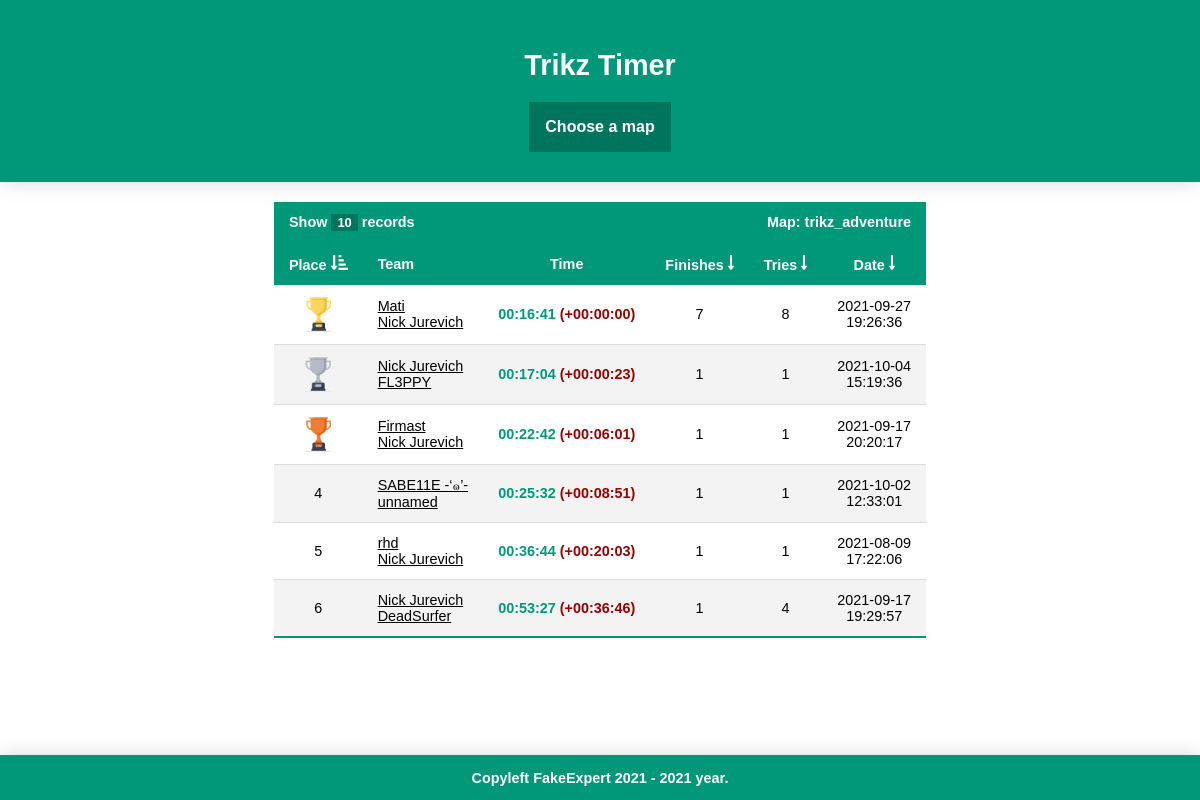
The app's page /, older data.
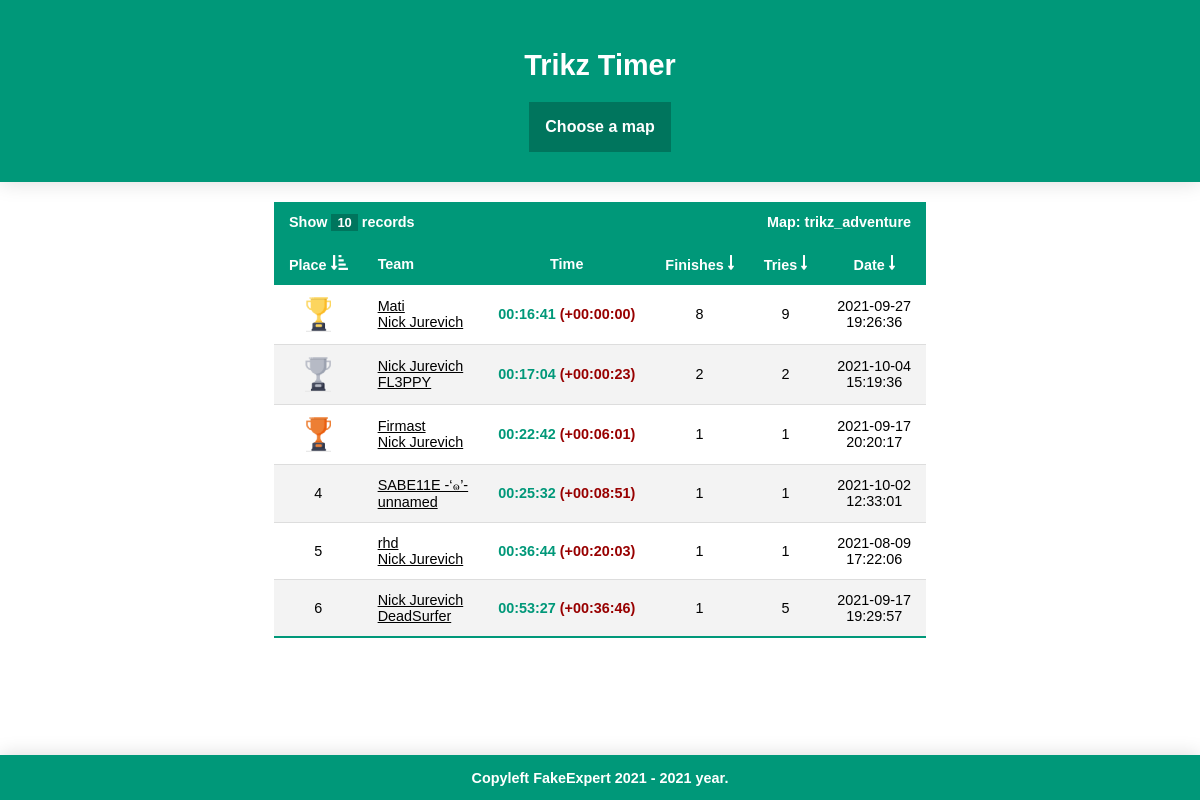
The same page, newer data.
### tables this page shows
CREATE TABLE `records` (
  `id` int(11) NOT NULL AUTO_INCREMENT,
  `playerid` int(11) DEFAULT NULL,
  `partnerid` int(11) DEFAULT NULL,
  `time` float DEFAULT NULL,
  `finishes` int(11) DEFAULT NULL,
  `tries` int(11) DEFAULT NULL,
  `cp1` float DEFAULT NULL,
  `cp2` float DEFAULT NULL,
  `cp3` float DEFAULT NULL,
  `cp4` float DEFAULT NULL,
  `cp5` float DEFAULT NULL,
  `cp6` float DEFAULT NULL,
  `cp7` float DEFAULT NULL,
  `cp8` float DEFAULT NULL,
  `cp9` float DEFAULT NULL,
  `cp10` float DEFAULT NULL,
  `points` int(11) DEFAULT NULL,
  `map` varchar(192) DEFAULT NULL,
  `date` int(11) DEFAULT NULL,
  PRIMARY KEY (`id`)
);

CREATE TABLE `users` (
  `id` int(11) NOT NULL AUTO_INCREMENT,
  `username` varchar(64) DEFAULT NULL,
  `steamid` int(11) DEFAULT NULL,
  `geoipcode2` varchar(64) DEFAULT NULL,
  `firstjoin` int(11) DEFAULT NULL,
  `lastjoin` int(11) DEFAULT NULL,
  `points` int(11) DEFAULT NULL,
  PRIMARY KEY (`id`)
);

### web/index.php (the view, shortened to what this page needs)
<html>
<body>
	<div class=header><h1>Trikz Timer</h1>
	<?php
		$db = mysqli_connect('78.84.184.120','fakeexpert','','fakeexpert') or die ('Error connecting to MySQL server.');
		echo "<div class=dropdown><button onclick=myFunction() class=dropbtn>Choose a map</button><div id=myDropdown class=dropdown-content>";
		echo "</div></div>";
	?>
	</div>
	<div class=content>
	<table class=styled-table>
		<thead>
			<?php
				echo "<tr><th colspan=2>Show <div class=dropdownlimit><button onclick=myFunction() class=dropbtnlimit>$_GET[limit]</button> records<div id=myDropdownlimit class=dropdown-contentlimit><a href=?limit=10>10</a><a href=?limit=25>25</a><a href=?limit=50>50</a></div></div></th><th></th><th colspan=3 style=text-align:right>Map: $_SESSION[map]</th></tr>";
			?>
			<tr>
				<?php
					if(isset($_GET['sort']))
					{
						if($_GET['sort'] == 1)
							echo "<th><center>Place <a href=?start=$_GET[start]&sort=0><img src=/sort/sort-amount-down-solid_icon.png></a></center></th>";
						else if($_GET['sort'] == 0)
							echo "<th><center>Place <a href=?start=0&sort=1><img src=/sort/sort-amount-down-alt-solid_icon.png></a></center></th>";
						else
							echo "<th><center>Place <a href=?start=0&sort=1><img src=/sort/sort-amount-down_icon.png></a></center></th>";
					}
					else
						echo "<th><center>Place <a href=?start=0&sort=1><img src=/sort/sort-amount-down-alt-solid_icon.png></a></center></th>";
					echo "<th>Team</th>";
					echo "<th><center>Time</center></th>";
					if(isset($_GET['sort']))
					{
						if($_GET['sort'] == 3)
							echo "<th><center>Finishes <a href=?start=$_GET[start]&sort=2><img src=/sort/sort-amount-down-solid_icon.png></a></center></th>";
						else if($_GET['sort'] == 2)
							echo "<th><center>Finishes <a href=?start=$_GET[start]&sort=3><img src=/sort/sort-amount-down-alt-solid_icon.png></a></center></th>";
						else
							echo "<th><center>Finishes <a href=?start=0&sort=3><img src=/sort/sort-amount-down_icon.png></a></center></th>";
						if($_GET['sort'] == 5)
							echo "<th><center>Tries <a href=?start=$_GET[start]&sort=4><img src=/sort/sort-amount-down-solid_icon.png></a></center></th>";
						else if($_GET['sort'] == 4)
							echo "<th><center>Tries <a href=?start=$_GET[start]&sort=5><img src=/sort/sort-amount-down-alt-solid_icon.png></a></center></th>";
						else
							echo "<th><center>Tries <a href=?start=0&sort=5><img src=/sort/sort-amount-down_icon.png></a></center></th>";
						if($_GET['sort'] == 7)
							echo "<th><center>Date <a href=?start=$_GET[start]&sort=6><img src=/sort/sort-amount-down-solid_icon.png></a></center></th>";
						else if($_GET['sort'] == 6)
							echo "<th><center>Date <a href=?start=0&sort=7><img src=/sort/sort-amount-down-alt-solid_icon.png></a></center></th>";
						else
							echo "<th><center>Date <a href=?start=0&sort=7><img src=/sort/sort-amount-down_icon.png></a></center></th>";
					}
					else
					{
						echo "<th><center>Finishes <a href=?start=0&sort=3><img src=/sort/sort-amount-down_icon.png></a></center></th>";
						echo "<th><center>Tries <a href=?start=0&sort=5><img src=/sort/sort-amount-down_icon.png></a></center></th>";
						echo "<th><center>Date <a href=?start=0&sort=7><img src=/sort/sort-amount-down_icon.png></a></center></th>";
					}
				?>
			</tr>
		</thead>
			<tbody>
			<?php
				if(isset($_GET['start']))
					$start = (int) $_GET['start'];
				else
					$start = 0;
				if(isset($_GET['sort']))
					$sort = (int) $_GET['sort'];
				else
					$sort = 0;
				if(isset($_GET['limit']))
					$limit = (int) $_GET['limit'];
				else
					$limit = 10;
				$query0 = "SELECT COUNT(*) FROM records WHERE map = '$_SESSION[map]'";
				$getSR = "SELECT time FROM records WHERE map = '$_SESSION[map]' ORDER BY time LIMIT 1";
				$queryRank = "SELECT @rownum := @rownum + 1 as rank, p.id FROM (SELECT @rownum := 0) v, (SELECT * FROM records WHERE map = '$_SESSION[map]' GROUP BY id ORDER BY time) p";
				if($sort == 1)
					$query = "SELECT * FROM records WHERE map = '$_SESSION[map]' ORDER BY time DESC LIMIT $start, $limit";
				else if(!$sort)
					$query = "SELECT * FROM records WHERE map = '$_SESSION[map]' ORDER BY time LIMIT $start, $limit";
				mysqli_query($db, $queryRank) or die('Error querying database. [1rank]');
				mysqli_query($db, $query);
				mysqli_query($db, $getSR) or die('Error querying database. [getSR]');
				mysqli_query($db, $query0) or die('Error querying database. [2]');
				$result = mysqli_query($db, $query);
				$resultGetSR = mysqli_query($db, $getSR);
				$rowGetSR = mysqli_fetch_array($resultGetSR);
				$serverRecord = 0;
				while($row = mysqli_fetch_assoc($result))
				{
					$resultRank = mysqli_query($db, $queryRank);
					while($rank = mysqli_fetch_assoc($resultRank))
						if($rank['id'] == $row['id'])
							break;
					$query2 = "SELECT username FROM users WHERE steamid = $row[playerid]";
					mysqli_query($db, $query2) or die('Error querying in table. [3]');
					$result2 = mysqli_query($db, $query2);
					$row2 = mysqli_fetch_array($result2);
					$query3 = "SELECT username FROM users WHERE steamid = $row[partnerid]";
					mysqli_query($db, $query3) or die('Error querying in table. [4]');
					$result3 = mysqli_query($db, $query3);
					$row3 = mysqli_fetch_array($result3);
					$hours = floor($row['time'] / 3600);
					$mins = floor($row['time'] / 60 % 60);
					$secs = floor($row['time'] % 60);
					$time = sprintf("%02d:%02d:%02d", $hours, $mins, $secs);
					if(!$serverRecord)
						$serverRecord = $rowGetSR['time'];
					$timeDiff = $row['time'] - $serverRecord;
					$timeDiffHours = floor($timeDiff / 3600);
					$timeDiffMins = floor($timeDiff / 60 % 60);
					$timeDiffSecs = floor($timeDiff % 60);
					$timeDiffFormated = sprintf("%02d:%02d:%02d", $timeDiffHours, $timeDiffMins, $timeDiffSecs);
					$formatedDateYmd = date("Y-m-d", $row['date']);
					$formatedDateHis = date("H:i:s", $row['date']);
					$stamid64beforefirstuser = 76561197960265728;
					$player1steamid64 = $stamid64beforefirstuser + $row['playerid'];
					$player2steamid64 = $stamid64beforefirstuser + $row['partnerid'];
					if($rank['rank'] == 1)
						echo "<tr><td><center><img src=/topplace/gold_icon.png></center></td><td><a href=https://steamcommunity.com/profiles/$player1steamid64 target=_blank rel='noopener noreferrer' style=color:#000000>$row2[username]</a><br><a href=https://steamcommunity.com/profiles/$player2steamid64 target=_blank rel='noopener noreferrer' style=color:#000000>$row3[username]</a></td><td class=active-row><center>$time <font color=#980000>(+$timeDiffFormated)</font></center></td><td><center>$row[finishes]</center></td><td><center>$row[tries]</center></td><td><center>$formatedDateYmd<br>$formatedDateHis</center></td></tr>";
					else if($rank['rank'] == 2)
						echo "<tr><td><center><img src=/topplace/silver_icon.png></center></td><td><a href=https://steamcommunity.com/profiles/$player1steamid64 target=_blank rel='noopener noreferrer' style=color:#000000>$row2[username]</a><br><a href=https://steamcommunity.com/profiles/$player2steamid64 target=_blank rel='noopener noreferrer' style=color:#000000>$row3[username]</a></td><td class=active-row><center>$time <font color=#980000>(+$timeDiffFormated)</font></center></td><td><center>$row[finishes]</center></td><td><center>$row[tries]</center></td><td><center>$formatedDateYmd<br>$formatedDateHis</center></td></tr>";
					else if($rank['rank'] == 3)
						echo "<tr><td><center><img src=/topplace/bronze_icon.png></center></td><td><a href=https://steamcommunity.com/profiles/$player1steamid64 target=_blank rel='noopener noreferrer' style=color:#000000>$row2[username]</a><br><a href=https://steamcommunity.com/profiles/$player2steamid64 target=_blank rel='noopener noreferrer' style=color:#000000>$row3[username]</a></td><td class=active-row><center>$time <font color=#980000>(+$timeDiffFormated)</font></center></td><td><center>$row[finishes]</center></td><td><center>$row[tries]</center></td><td><center>$formatedDateYmd<br>$formatedDateHis</center></td></tr>";
					else
						echo "<tr><td><center>$rank[rank]</center></td><td><a href=https://steamcommunity.com/profiles/$player1steamid64 target=_blank rel='noopener noreferrer' style=color:#000000>$row2[username]</a><br><a href=https://steamcommunity.com/profiles/$player2steamid64 target=_blank rel='noopener noreferrer' style=color:#000000>$row3[username]</a></td><td class=active-row><center>$time <font color=#980000>(+$timeDiffFormated)</font></center></td><td><center>$row[finishes]</center></td><td><center>$row[tries]</center></td><td><center>$formatedDateYmd<br>$formatedDateHis</center></td></tr>";
				}
			?>
		</tbody>
	</table>
	</div>
	<div class=footer>
		<?php
			$year = date("Y");
			echo "<p>Copyleft FakeExpert 2021 - $year year.</p>";
		?>
	</div>
</body>
</html>

### web/index.php (style rules this page uses)
.styled-table { border-collapse: collapse; font-size: 0.9em; font-family: sans-serif; min-width: 64px; margin-left: auto; margin-right: auto; }
.styled-table thead tr { background-color: #009879; color: #ffffff; text-align: left; }
.styled-table th, .styled-table td { text-align: left; padding: 12px 15px; }
.styled-table tbody tr { background-color: #ffffff; border-bottom: 1px solid #dddddd; }
.styled-table tbody tr:nth-of-type(even) { background-color: #f3f3f3; }
.styled-table tbody tr:last-of-type { border-bottom: 2px solid #009879; }
.styled-table tbody td.active-row { font-weight: bold; color: #009879; }
body { margin: 0; background-color: #ffffff; }
.header { padding: 30px; text-align: center; background: #009879; color: white; font-size: 15px; font-weight: bold; font-size: 0.9em; font-family: sans-serif; box-shadow: 0 0 20px rgba(0, 0, 0, 0.15); }
.content { padding-top: 20px; padding-bottom: 60px; }
.footer { position: fixed; left: 0; bottom: 0; width: 100%; background-color: #009879; color: white; text-align: center; font-size: 0.9em; font-family: sans-serif; font-weight: bold; box-shadow: 0 0 20px rgba(0, 0, 0, 0.15); }
.dropbtn { background-color: #00755D; color: white; padding: 16px; font-size: 16px; border: none; cursor: pointer; font-family: sans-serif; font-weight: bold; }
.dropdown { position: relative; display: inline-block; }
.dropbtnlimit { background-color: #00755D; color: white; font-size: 0.9em; border: none; cursor: pointer; font-family: sans-serif; font-weight: bold; }
.dropdownlimit { position: relative; display: inline-block; }

Row changes from the older to the newer data that the page shows:
changed records "Mati": finishes "7" → "8"; tries "8" → "9"
changed records "FL3PPY": finishes "1" → "2"; tries "1" → "2"
changed records "DeadSurfer": tries "4" → "5"
